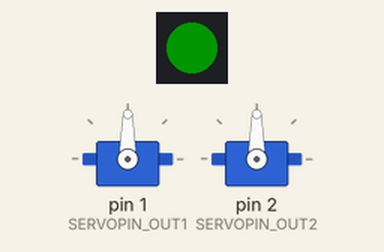
Bench run of a sketch on a simulated Arduino Uno, built with avr-gcc and run on an emulated ATmega328P. Shown: 1 RGB LEDs in strip order, left to right, 2 × servo. Dim RGB values are drawn brighter than linear.

Above: at 0.1 s.
At 1.1 s:
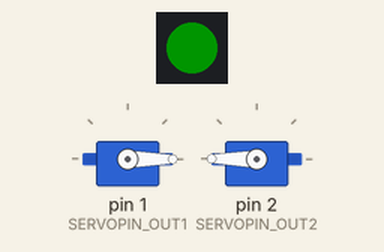
Timing chart, 0 to 2.6 s (numbered marks = the images above):
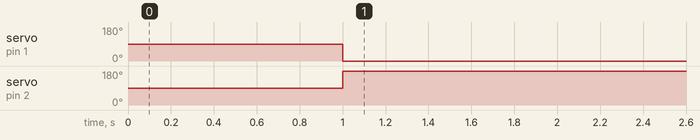

The sketch:

testServoExpander.ino
```cpp
#include <Adafruit_NeoPixel.h>
#define LEDPIN 16
#define SERVOPIN_IN 0
#define SERVOPIN_OUT1 1
#define SERVOPIN_OUT2 2

#define OFFSET_SERVO1 6
#define SCALE_SERVO1 1

#define OFFSET_SERVO2 0
#define SCALE_SERVO2 -1

#include <Servo.h>

Adafruit_NeoPixel rgbLed(1, LEDPIN, NEO_GRB + NEO_KHZ800);

Servo outputServo1;
Servo outputServo2;
unsigned long durationIn;
unsigned long durationOut1;
unsigned long durationOut2;
long angleIn;
float angleOut1;
float angleOut2;

char buffer[100];

void setup() {
	// put your setup code here, to run once:
	Serial.begin(9600);
    rgbLed.begin();

    outputServo1.attach(SERVOPIN_OUT1);
    outputServo2.attach(SERVOPIN_OUT2);
    pinMode(SERVOPIN_IN, INPUT);
}

void loop() {
	//duration = pulseIn(pin, HIGH);

    rgbLed.setPixelColor(0, rgbLed.Color(0, 20, 0));
    rgbLed.show();
    durationIn = pulseIn(SERVOPIN_IN, HIGH);
    angleIn = map( durationIn, 1000, 2000, -90, 90 );
    angleOut1 = SCALE_SERVO1 * ( angleIn + OFFSET_SERVO1 );
    angleOut2 = SCALE_SERVO2 * ( angleIn + OFFSET_SERVO2 );


    durationOut1 = map( angleOut1, -90, 90, 1000, 2000 );
    durationOut2 = map( angleOut2, -90, 90, 1000, 2000 );

    outputServo1.writeMicroseconds( durationOut1 );
    outputServo2.writeMicroseconds( durationOut2 );
    /*
    sprintf( buffer, "Angle in: %f, angle 1 out: %f, angle 2 out: %f\n", angleIn, angleOut1, angleOut2  );
    Serial.println(buffer);
    sprintf( buffer, "Angle in: %u, angle 1 out: %u, angle 2 out: %u\n", durationIn, durationOut1, durationOut2  );
    Serial.println(buffer);
    */
}
```

Measured:
- by itself, servo on pin 1 (SERVOPIN_OUT1): 90° → 0° at 1.0 s
- by itself, servo on pin 2 (SERVOPIN_OUT2): 90° → 180° at 1.0 s
